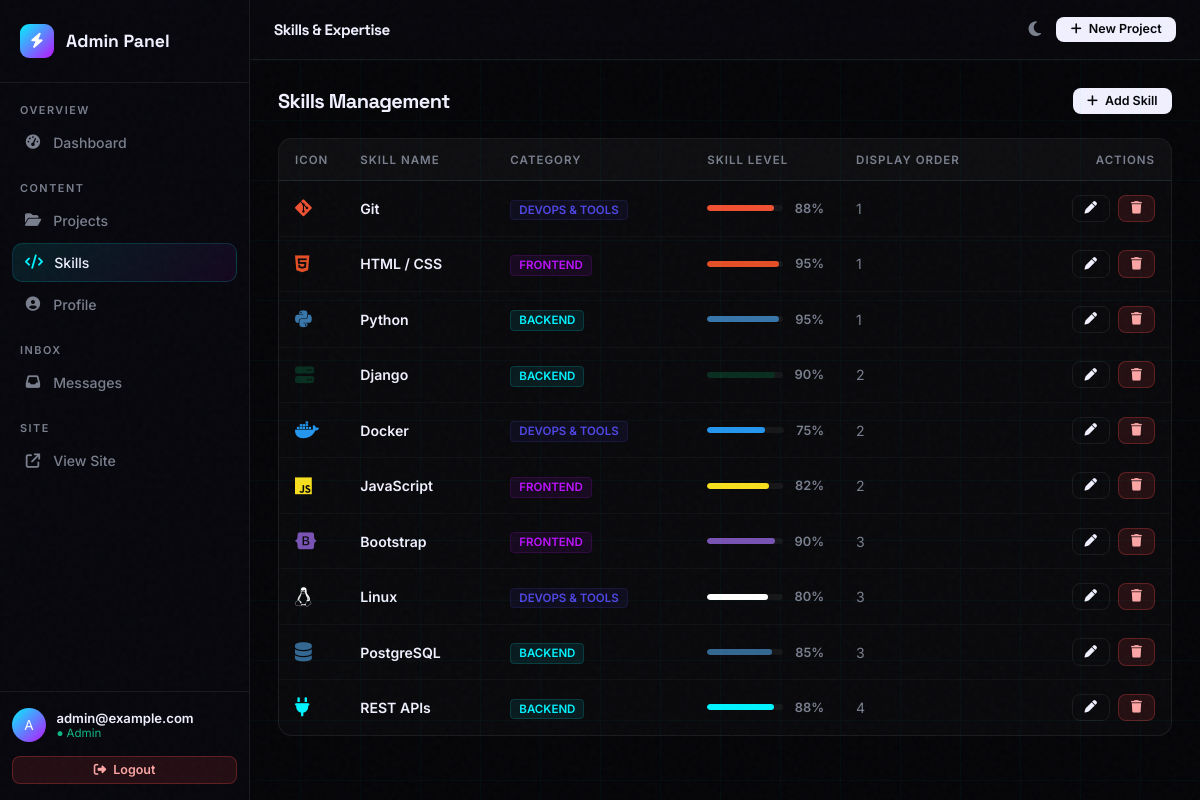
Page /dashboard/skills/ (signed in) on the committed database.
### home/models.py (models this page shows, shortened)
class CustomUser(AbstractUser):
    username = None
    email = models.EmailField(_('email address'), unique=True)
    USERNAME_FIELD = 'email'
    REQUIRED_FIELDS = []
    objects = CustomUserManager()

class Skill(models.Model):
    CATEGORY_CHOICES = [
        ('backend', 'Backend'),
        ('frontend', 'Frontend'),
        ('devops', 'DevOps & Tools'),
        ('other', 'Other'),
    ]
    name = models.CharField(max_length=100)
    category = models.CharField(choices=CATEGORY_CHOICES, default='backend', max_length=20)
    percentage = models.PositiveIntegerField(default=80, help_text='Skill level 0-100')
    icon_class = models.CharField(blank=True, help_text='FontAwesome class e.g. fa-brands fa-python', max_length=100)
    color = models.CharField(blank=True, default='#00f3ff', max_length=20)
    order = models.PositiveIntegerField(default=0)
    class Meta:
        ordering = ['order', 'name']

### home/views.py (the view)
# urls.py: path("dashboard/skills/", views.skill_list, name="skill_list"),
@login_required(login_url='login')
def skill_list(request):
    if not request.user.is_staff: return redirect('index')
    skills = Skill.objects.all()
    context = get_dashboard_context({'skills': skills})
    return render(request, 'home/skill_list.html', context)

### home/views.py (called while the page is built)
def get_dashboard_context(extra_context=None):
    context = {
        'new_messages': ContactMessage.objects.filter(status='new').count()
    }
    if extra_context:
        context.update(extra_context)
    return context

### home/templates/home/skill_list.html (shortened to what this page needs)
{% extends 'home/dashboard_base.html' %}
{% block nav_skills %}active{% endblock %}
{% block page_title %}Skills & Expertise{% endblock %}
{% block dash_content %}
<div class="d-flex justify-content-between align-items-center mb-4">
  <h3 style="margin: 0; font-weight: 700; font-size: 1.25rem;">Skills Management</h3>
  <a href="{% url 'skill_add' %}" class="advance-btn btn-sm">
    <i class="fa-solid fa-plus"></i> Add Skill
  </a>
</div>
<div class="dash-table-wrap">
  <table class="dash-table">
    <thead>
      <tr>
        <th>Icon</th>
        <th>Skill Name</th>
        <th>Category</th>
        <th>Skill Level</th>
        <th>Display Order</th>
        <th style="text-align: right;">Actions</th>
      </tr>
    </thead>
    <tbody>
      {% for skill in skills %}
      <tr>
        <td style="width: 60px; font-size: 1.2rem;">
          {% if skill.icon_class %}
          <i class="{{ skill.icon_class }}" style="color: {{ skill.color|default:'var(--accent-cyan)' }};"></i>
          {% else %}
          <i class="fa-solid fa-square-poll-horizontal" style="color: var(--text-muted);"></i>
          {% endif %}
        </td>
        <td style="font-weight: 600; color: var(--text-main);">{{ skill.name }}</td>
        <td>
          <span style="font-size: 0.72rem; padding: 0.15rem 0.5rem; border-radius: 4px; font-weight: 600; text-transform: uppercase;
            {% if skill.category == 'backend' %}background: rgba(0,243,255,0.08); color: var(--accent-cyan); border: 1px solid rgba(0,243,255,0.15);
            {% elif skill.category == 'frontend' %}background: rgba(188,19,254,0.08); color: var(--accent-purple); border: 1px solid rgba(188,19,254,0.15);
            {% elif skill.category == 'devops' %}background: rgba(79,70,229,0.08); color: var(--accent-blue); border: 1px solid rgba(79,70,229,0.15);
            {% else %}background: rgba(122,127,142,0.08); color: var(--text-muted); border: 1px solid rgba(122,127,142,0.15);{% endif %}">
            {{ skill.get_category_display }}
          </span>
        </td>
        <td>
          <div style="display: flex; align-items: center; gap: 0.75rem;">
            <div style="flex: 1; height: 6px; background: rgba(255,255,255,0.05); border-radius: 10px; overflow: hidden; max-width: 120px;">
              <div style="height: 100%; width: {{ skill.percentage }}%; background: {{ skill.color|default:'var(--accent-cyan)' }}; border-radius: 10px;"></div>
            </div>
            <span style="font-size: 0.8rem; font-weight: 600; color: var(--text-muted);">{{ skill.percentage }}%</span>
          </div>
        </td>
        <td style="color: var(--text-muted); font-size: 0.88rem;">{{ skill.order }}</td>
        <td style="text-align: right;">
          <div style="display: flex; gap: 0.5rem; justify-content: flex-end;">
            <a href="{% url 'skill_edit' skill.pk %}" class="advance-btn advance-btn-outline" style="padding: 0.4rem 0.75rem; font-size: 0.78rem; border-radius: 8px;" title="Edit"><i class="fa-solid fa-pen"></i></a>
            <a href="{% url 'skill_delete' skill.pk %}" class="advance-btn btn-danger" style="padding: 0.4rem 0.75rem; font-size: 0.78rem; border-radius: 8px;" title="Delete"><i class="fa-solid fa-trash"></i></a>
          </div>
        </td>
      </tr>
      {% endfor %}
    </tbody>
  </table>
</div>
{% endblock %}

### home/templates/home/dashboard_base.html (shortened to what this page needs)
{% load static %}
<!DOCTYPE html>
<html lang="en">
<head>
  <link href="https://cdn.jsdelivr.net/npm/bootstrap@5.3.3/dist/css/bootstrap-grid.min.css" rel="stylesheet">
  <link rel="stylesheet" href="https://cdnjs.cloudflare.com/ajax/libs/font-awesome/6.5.0/css/all.min.css">
  <link rel="stylesheet" href="{% static 'css/style.css' %}">
</head>
<body style="cursor: auto !important;">
  <div class="dash-layout">
    <aside class="dash-sidebar" id="dashSidebar">
      <div class="dash-sidebar-logo">
        <div style="width:34px;height:34px;border-radius:9px;background:linear-gradient(135deg,var(--accent-cyan),var(--accent-purple));display:flex;align-items:center;justify-content:center;font-size:0.95rem;color:#fff;flex-shrink:0;">
          <i class="fa-solid fa-bolt"></i>
        </div>
        <span>Admin Panel</span>
      </div>
      <nav class="dash-nav">
        <div class="dash-nav-section">Overview</div>
        <a href="{% url 'dashboard' %}" class="dash-nav-link {% block nav_dashboard %}{% endblock %}">
          <i class="fa-solid fa-gauge-high"></i> Dashboard
        </a>
        <div class="dash-nav-section">Content</div>
        <a href="{% url 'dashboard' %}" class="dash-nav-link {% block nav_projects %}{% endblock %}">
          <i class="fa-solid fa-folder-open"></i> Projects
        </a>
        <a href="{% url 'skill_list' %}" class="dash-nav-link {% block nav_skills %}{% endblock %}">
          <i class="fa-solid fa-code"></i> Skills
        </a>
        <a href="{% url 'profile_edit' %}" class="dash-nav-link {% block nav_profile %}{% endblock %}">
          <i class="fa-solid fa-user-circle"></i> Profile
        </a>
        <div class="dash-nav-section">Inbox</div>
        <a href="{% url 'message_list' %}" class="dash-nav-link {% block nav_messages %}{% endblock %}">
          <i class="fa-solid fa-inbox"></i> Messages
        </a>
        <div class="dash-nav-section">Site</div>
        <a href="{% url 'index' %}" class="dash-nav-link" target="_blank">
          <i class="fa-solid fa-arrow-up-right-from-square"></i> View Site
        </a>
      </nav>
      <div class="dash-sidebar-footer">
        <div style="display:flex;align-items:center;gap:0.65rem;margin-bottom:0.85rem;min-width:0;">
          <div style="width:34px;height:34px;border-radius:50%;background:linear-gradient(135deg,var(--accent-cyan),var(--accent-purple));display:flex;align-items:center;justify-content:center;font-size:0.85rem;color:#fff;flex-shrink:0;">
            {{ user.email|first|upper }}
          </div>
          <div style="overflow:hidden;min-width:0;">
            <div style="font-size:0.82rem;font-weight:600;white-space:nowrap;overflow:hidden;text-overflow:ellipsis;">{{ user.email }}</div>
            <div style="font-size:0.72rem;color:var(--accent-green);">● Admin</div>
          </div>
        </div>
        <a href="{% url 'logout' %}" class="advance-btn btn-sm btn-danger" style="width:100%;justify-content:center;">
          <i class="fa-solid fa-right-from-bracket"></i> Logout
        </a>
      </div>
    </aside>
    <div class="dash-main">
      <header class="dash-topbar">
        <div style="display:flex;align-items:center;gap:0.75rem;min-width:0;">
          <h5 style="margin:0;font-size:0.95rem;white-space:nowrap;overflow:hidden;text-overflow:ellipsis;">
            {% block page_title %}Dashboard{% endblock %}
          </h5>
        </div>
        <div style="display:flex;align-items:center;gap:0.6rem;flex-shrink:0;">
          <button id="theme-toggle" style="background:none;border:none;color:var(--text-muted);cursor:pointer;font-size:1.05rem;padding:0.35rem;" title="Toggle theme">
            <i class="fa-solid fa-moon"></i>
          </button>
          <a href="{% url 'project_add' %}" class="advance-btn btn-sm">
            <i class="fa-solid fa-plus"></i> <span class="d-none d-sm-inline">New Project</span>
          </a>
        </div>
      </header>
      <div class="dash-content">
        {% block dash_content %}{% endblock %}
      </div>
    </div>
  </div>
</body>
</html>

### home/static/css/style.css (style rules this page uses)
:root { --bg-color: #050508; --bg-secondary: #0a0a0f; --card-bg: rgba(10,10,18,0.72); --card-border: rgba(255,255,255,0.07); --card-border-glow: rgba(0,243,255,0.45); --text-main: #f0f0ff; --text-muted: #7a7f8e; --accent-cyan: #00f3ff; --accent-purple: #bc13fe; --accent-blue: #4f46e5; --accent-green: #10b981; --accent-red: #ef4444; --bento-gap: 1.25rem; --bento-radius: 20px; --nav-height: 68px; }
*,*::before,*::after { box-sizing: border-box; margin: 0; padding: 0; }
html { scroll-behavior: smooth; }
body { background-color: var(--bg-color); color: var(--text-main); font-family: 'Inter', sans-serif; overflow-x: hidden; -webkit-font-smoothing: antialiased; cursor: none; }
h1,h2,h3,h4,h5,h6 { font-family: 'Space Grotesk', sans-serif; letter-spacing: -0.03em; }
a { text-decoration: none; }
@media (hover: none) { body { cursor: auto; } }
.advance-btn { background: var(--text-main); color: var(--bg-color); border: none; padding: 0.7rem 1.5rem; border-radius: 50px; font-weight: 600; font-size: 0.88rem; cursor: pointer; transition: all 0.3s ease; display: inline-flex; align-items: center; justify-content: center; gap: 0.45rem; white-space: nowrap; line-height: 1; }
.advance-btn-outline { background: transparent; color: var(--text-main); border: 1px solid var(--card-border); }
.btn-sm { padding: 0.42rem 0.9rem; font-size: 0.78rem; border-radius: 8px; }
.btn-danger { background: rgba(239,68,68,0.12); color: #fca5a5; border: 1px solid rgba(239,68,68,0.3); }
.dash-layout { display: flex; min-height: 100vh; background: var(--bg-color); }
.dash-sidebar { width: 250px; flex-shrink: 0; background: rgba(8,8,14,0.97); border-right: 1px solid var(--card-border); display: flex; flex-direction: column; position: fixed; top: 0; left: 0; bottom: 0; z-index: 200; overflow-y: auto; transition: transform 0.3s ease; }
.dash-sidebar-logo { padding: 1.5rem 1.25rem; border-bottom: 1px solid var(--card-border); display: flex; align-items: center; gap: 0.75rem; flex-shrink: 0; }
.dash-sidebar-logo span { font-family: 'Space Grotesk', sans-serif; font-weight: 700; font-size: 1.1rem; color: var(--text-main); }
.dash-nav { padding: 1.25rem 0.75rem; flex: 1; }
.dash-nav-section { font-size: 0.68rem; font-weight: 600; letter-spacing: 1.5px; text-transform: uppercase; color: var(--text-muted); padding: 0 0.5rem; margin-bottom: 0.4rem; margin-top: 1.25rem; }
.dash-nav-section:first-child { margin-top: 0; }
.dash-nav-link { display: flex; align-items: center; gap: 0.7rem; padding: 0.65rem 0.75rem; border-radius: 10px; color: var(--text-muted); font-size: 0.88rem; font-weight: 500; transition: all 0.2s ease; margin-bottom: 0.2rem; }
.dash-nav-link i { width: 18px; text-align: center; font-size: 0.9rem; flex-shrink: 0; }
.dash-nav-link.active { background: linear-gradient(135deg, rgba(0,243,255,0.1), rgba(188,19,254,0.07)); color: var(--text-main); border: 1px solid rgba(0,243,255,0.15); }
.dash-nav-link.active i { color: var(--accent-cyan); }
.dash-sidebar-footer { padding: 1rem 0.75rem; border-top: 1px solid var(--card-border); flex-shrink: 0; }
.dash-main { margin-left: 250px; flex: 1; display: flex; flex-direction: column; min-height: 100vh; }
.dash-topbar { height: 60px; padding: 0 1.5rem; border-bottom: 1px solid var(--card-border); background: rgba(8,8,14,0.75); backdrop-filter: blur(20px); display: flex; align-items: center; justify-content: space-between; position: sticky; top: 0; z-index: 50; gap: 1rem; }
.dash-content { padding: 1.75rem; flex: 1; }
.dash-table-wrap { background: rgba(255,255,255,0.02); border: 1px solid var(--card-border); border-radius: 14px; overflow: hidden; overflow-x: auto; }
.dash-table { width: 100%; border-collapse: collapse; min-width: 500px; }
.dash-table th { padding: 0.85rem 1rem; text-align: left; font-size: 0.72rem; font-weight: 600; letter-spacing: 1px; text-transform: uppercase; color: var(--text-muted); border-bottom: 1px solid var(--card-border); background: rgba(255,255,255,0.02); white-space: nowrap; }
.dash-table td { padding: 0.85rem 1rem; border-bottom: 1px solid rgba(255,255,255,0.03); font-size: 0.88rem; vertical-align: middle; }
.dash-table tr:last-child td { border-bottom: none; }

### rows in the picture
CustomUser: email|first "A", email "admin@example.com"
Skill: name "Git", category "DEVOPS & TOOLS", percentage "88", order "1"
Skill: name "HTML / CSS", category "FRONTEND", percentage "95", order "1"
Skill: name "Python", category "BACKEND", percentage "95", order "1"
Skill: name "Django", category "BACKEND", percentage "90", order "2"
Skill: name "Docker", category "DEVOPS & TOOLS", percentage "75", order "2"
Skill: name "JavaScript", category "FRONTEND", percentage "82", order "2"
Skill: name "Bootstrap", category "FRONTEND", percentage "90", order "3"
Skill: name "Linux", category "DEVOPS & TOOLS", percentage "80", order "3"
Skill: name "PostgreSQL", category "BACKEND", percentage "85", order "3"
Skill: name "REST APIs", category "BACKEND", percentage "88", order "4"
